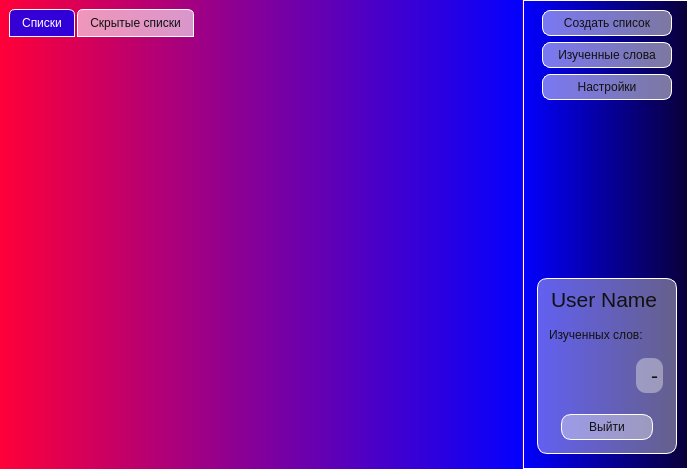
<?xml version="1.0" encoding="UTF-8"?>
<ui version="4.0">
 <class>MainWindow</class>
 <widget class="QMainWindow" name="MainWindow">
  <property name="geometry">
   <rect>
    <x>0</x>
    <y>0</y>
    <width>688</width>
    <height>469</height>
   </rect>
  </property>
  <property name="windowTitle">
   <string>MainWindow</string>
  </property>
  <property name="styleSheet">
   <string notr="true"/>
  </property>
  <widget class="QWidget" name="main_widget">
   <property name="styleSheet">
    <string notr="true">#main_widget	{
background-color: qlineargradient(spread:pad, x1:0, y1:1, x2:1, y2:1, stop:0 rgba(255, 0, 57, 255), stop:0.994924 rgba(3, 0, 255, 255));
}

QPushButton {
	border-radius: 8px;
	margin-left: 10px;
	margin-right: 10px;
	padding-top: 5px;
	padding-bottom: 5px;
	padding-left: 15px;
	padding-right: 15px;
	border: 1px solid #ffffff;
	background-color: rgba(255, 255, 255, 120); 
	color: black;  
}

QPushButton:hover {
    background-color: rgba(255, 255, 255, 150); /* немного менее прозрачный при наведении */
}

QPushButton:pressed {
    background-color: rgba(255, 255, 255, 192); /* чуть плотнее при нажатии */
}

QWidget, QLabel, QPushButton {
    color: #111;
}</string>
   </property>
   <layout class="QHBoxLayout" name="horizontalLayout">
    <property name="spacing">
     <number>1</number>
    </property>
    <property name="leftMargin">
     <number>0</number>
    </property>
    <property name="topMargin">
     <number>0</number>
    </property>
    <property name="rightMargin">
     <number>0</number>
    </property>
    <property name="bottomMargin">
     <number>0</number>
    </property>
    <item>
     <widget class="QWidget" name="list_widget" native="true">
      <property name="styleSheet">
       <string notr="true">#list_widget	{
	background-color: qlineargradient(spread:pad, x1:0, y1:1, x2:1, y2:1, stop:0 rgba(255, 0, 57, 255), stop:1 rgba(3, 0, 255, 255));
}</string>
      </property>
      <layout class="QHBoxLayout" name="horizontalLayout_2">
       <item>
        <widget class="QTabWidget" name="tabWidge">
         <property name="styleSheet">
          <string notr="true">QTabWidget {
	border: 0px solid #ffffff;
	/* Это устанавливает полупрозрачный фон для области содержимого QTabWidget */
	background-color: rgba(255, 255, 255, 120); 
}

QTabWidget::pane {
	border: 0px solid #ffffff;
    background: transparent;
    
}

QTabBar::tab {
	/* Устанавливаем полупрозрачный фон для вкладок в нормальном состоянии */
	background: rgba(255, 255, 255, 150); 
	border: 1px solid #ffffff; /* Можно добавить тонкую белую границу для видимости */
	margin-right: 2px;
	padding: 6px 12px;
	border-top-left-radius: 6px;
	border-top-right-radius: 6px;
}

QTabBar::tab:selected {
	/* Устанавливаем полупрозрачный или непрозрачный фон для выбранной вкладки */
	background: rgba(0, 0, 255, 200); /* Полупрозрачный синий */
	/* Или полностью непрозрачный: background: #0000ff; */
	color: white;
}

QTabBar::tab:hover {
	/* Устанавливаем полупрозрачный фон при наведении */
	background: rgba(51, 0, 255, 180); 
}
</string>
         </property>
         <property name="currentIndex">
          <number>0</number>
         </property>
         <widget class="QWidget" name="page_lists">
          <property name="sizePolicy">
           <sizepolicy hsizetype="Expanding" vsizetype="Expanding">
            <horstretch>0</horstretch>
            <verstretch>0</verstretch>
           </sizepolicy>
          </property>
          <property name="tabletTracking">
           <bool>false</bool>
          </property>
          <property name="accessibleName">
           <string>dawd</string>
          </property>
          <attribute name="icon">
           <iconset>
            <normaloff>../../../../../../../../.designer/icons/to-do-list.png</normaloff>../../../../../../../../.designer/icons/to-do-list.png</iconset>
          </attribute>
          <attribute name="title">
           <string>Списки</string>
          </attribute>
          <layout class="QVBoxLayout" name="layout_lists">
           <property name="spacing">
            <number>0</number>
           </property>
           <property name="sizeConstraint">
            <enum>QLayout::SetMinimumSize</enum>
           </property>
           <property name="leftMargin">
            <number>0</number>
           </property>
           <property name="topMargin">
            <number>0</number>
           </property>
           <property name="rightMargin">
            <number>0</number>
           </property>
           <property name="bottomMargin">
            <number>0</number>
           </property>
          </layout>
         </widget>
         <widget class="QWidget" name="page_hide_lists">
          <attribute name="icon">
           <iconset>
            <normaloff>../../../../../../../../.designer/icons/to-do-list_2.png</normaloff>../../../../../../../../.designer/icons/to-do-list_2.png</iconset>
          </attribute>
          <attribute name="title">
           <string>Скрытые списки</string>
          </attribute>
          <layout class="QVBoxLayout" name="layout_hide_lists">
           <property name="spacing">
            <number>0</number>
           </property>
           <property name="leftMargin">
            <number>0</number>
           </property>
           <property name="topMargin">
            <number>0</number>
           </property>
           <property name="rightMargin">
            <number>0</number>
           </property>
           <property name="bottomMargin">
            <number>0</number>
           </property>
          </layout>
         </widget>
        </widget>
       </item>
      </layout>
     </widget>
    </item>
    <item>
     <widget class="QWidget" name="config_widget" native="true">
      <property name="styleSheet">
       <string notr="true">#config_widget	{
	border: 1px solid #ffffff;
	background-color: qlineargradient(spread:pad, x1:0, y1:1, x2:1, y2:1, stop:0 rgba(3, 0, 255, 255), stop:1 rgba(9, 0, 57, 255));
}</string>
      </property>
      <layout class="QVBoxLayout" name="layout_buttons" stretch="0,0,0,0,0">
       <property name="topMargin">
        <number>10</number>
       </property>
       <property name="rightMargin">
        <number>6</number>
       </property>
       <property name="bottomMargin">
        <number>10</number>
       </property>
       <item>
        <widget class="QPushButton" name="but_create_list">
         <property name="sizePolicy">
          <sizepolicy hsizetype="Preferred" vsizetype="Maximum">
           <horstretch>0</horstretch>
           <verstretch>0</verstretch>
          </sizepolicy>
         </property>
         <property name="text">
          <string>Создать список</string>
         </property>
         <property name="icon">
          <iconset>
           <normaloff>../../../../../../../../.designer/icons/edit_2.png</normaloff>../../../../../../../../.designer/icons/edit_2.png</iconset>
         </property>
         <property name="iconSize">
          <size>
           <width>20</width>
           <height>20</height>
          </size>
         </property>
        </widget>
       </item>
       <item>
        <widget class="QPushButton" name="but_learned_words">
         <property name="sizePolicy">
          <sizepolicy hsizetype="Preferred" vsizetype="Maximum">
           <horstretch>0</horstretch>
           <verstretch>0</verstretch>
          </sizepolicy>
         </property>
         <property name="text">
          <string>Изученные слова</string>
         </property>
         <property name="icon">
          <iconset>
           <normaloff>../../../../../../../../.designer/icons/files.png</normaloff>../../../../../../../../.designer/icons/files.png</iconset>
         </property>
        </widget>
       </item>
       <item>
        <widget class="QPushButton" name="but_setting">
         <property name="text">
          <string>Настройки</string>
         </property>
         <property name="icon">
          <iconset>
           <normaloff>../../../../../../../../.designer/icons/setting.png</normaloff>../../../../../../../../.designer/icons/setting.png</iconset>
         </property>
        </widget>
       </item>
       <item>
        <spacer name="verticalSpacer">
         <property name="orientation">
          <enum>Qt::Vertical</enum>
         </property>
         <property name="sizeHint" stdset="0">
          <size>
           <width>20</width>
           <height>40</height>
          </size>
         </property>
        </spacer>
       </item>
       <item>
        <widget class="QWidget" name="profile_widget" native="true">
         <property name="styleSheet">
          <string notr="true">QWidget {

	border-radius: 10px;
	margin: 5px;
	border: 1px solid #ffffff;
	background-color: rgba(246, 245, 244, 100);
}</string>
         </property>
         <layout class="QVBoxLayout" name="verticalLayout_2">
          <item>
           <widget class="QLabel" name="label_user_name">
            <property name="sizePolicy">
             <sizepolicy hsizetype="Preferred" vsizetype="Preferred">
              <horstretch>0</horstretch>
              <verstretch>0</verstretch>
             </sizepolicy>
            </property>
            <property name="font">
             <font>
              <pointsize>16</pointsize>
             </font>
            </property>
            <property name="styleSheet">
             <string notr="true">QLabel {
	background-color: rgba(0, 0, 0, 0);
	border: none;
}</string>
            </property>
            <property name="lineWidth">
             <number>1</number>
            </property>
            <property name="midLineWidth">
             <number>2</number>
            </property>
            <property name="text">
             <string>User Name</string>
            </property>
            <property name="scaledContents">
             <bool>false</bool>
            </property>
            <property name="wordWrap">
             <bool>true</bool>
            </property>
            <property name="margin">
             <number>1</number>
            </property>
            <property name="indent">
             <number>-1</number>
            </property>
           </widget>
          </item>
          <item>
           <widget class="QLabel" name="label_desc">
            <property name="font">
             <font>
              <pointsize>9</pointsize>
             </font>
            </property>
            <property name="styleSheet">
             <string notr="true">background-color: rgba(0, 0, 0, 0);
border: none;</string>
            </property>
            <property name="text">
             <string>Изученных слов:</string>
            </property>
           </widget>
          </item>
          <item alignment="Qt::AlignRight">
           <widget class="QPushButton" name="but_quantity_learned_words">
            <property name="sizePolicy">
             <sizepolicy hsizetype="Maximum" vsizetype="Maximum">
              <horstretch>0</horstretch>
              <verstretch>0</verstretch>
             </sizepolicy>
            </property>
            <property name="font">
             <font>
              <pointsize>16</pointsize>
             </font>
            </property>
            <property name="styleSheet">
             <string notr="true">QPushButton	{
	border: none;
	text-align: right;
	padding-right: 5px;
	margin-right: 10px;
}</string>
            </property>
            <property name="text">
             <string>-</string>
            </property>
            <property name="icon">
             <iconset>
              <normaloff>../../../../../.designer/icons/refresh_2.png</normaloff>../../../../../.designer/icons/refresh_2.png</iconset>
            </property>
           </widget>
          </item>
          <item>
           <widget class="QPushButton" name="but_logout">
            <property name="styleSheet">
             <string notr="true">#but_logout {
	margin-top: 10px;
	margin-bottom: 10px;
	margin-right: 20px;
	margin-left: 20px;
}</string>
            </property>
            <property name="text">
             <string>Выйти</string>
            </property>
            <property name="icon">
             <iconset>
              <normaloff>../../../../../../../../.designer/icons/exit.png</normaloff>../../../../../../../../.designer/icons/exit.png</iconset>
            </property>
            <property name="iconSize">
             <size>
              <width>20</width>
              <height>20</height>
             </size>
            </property>
           </widget>
          </item>
         </layout>
        </widget>
       </item>
      </layout>
     </widget>
    </item>
   </layout>
  </widget>
 </widget>
 <resources/>
 <connections/>
</ui>
